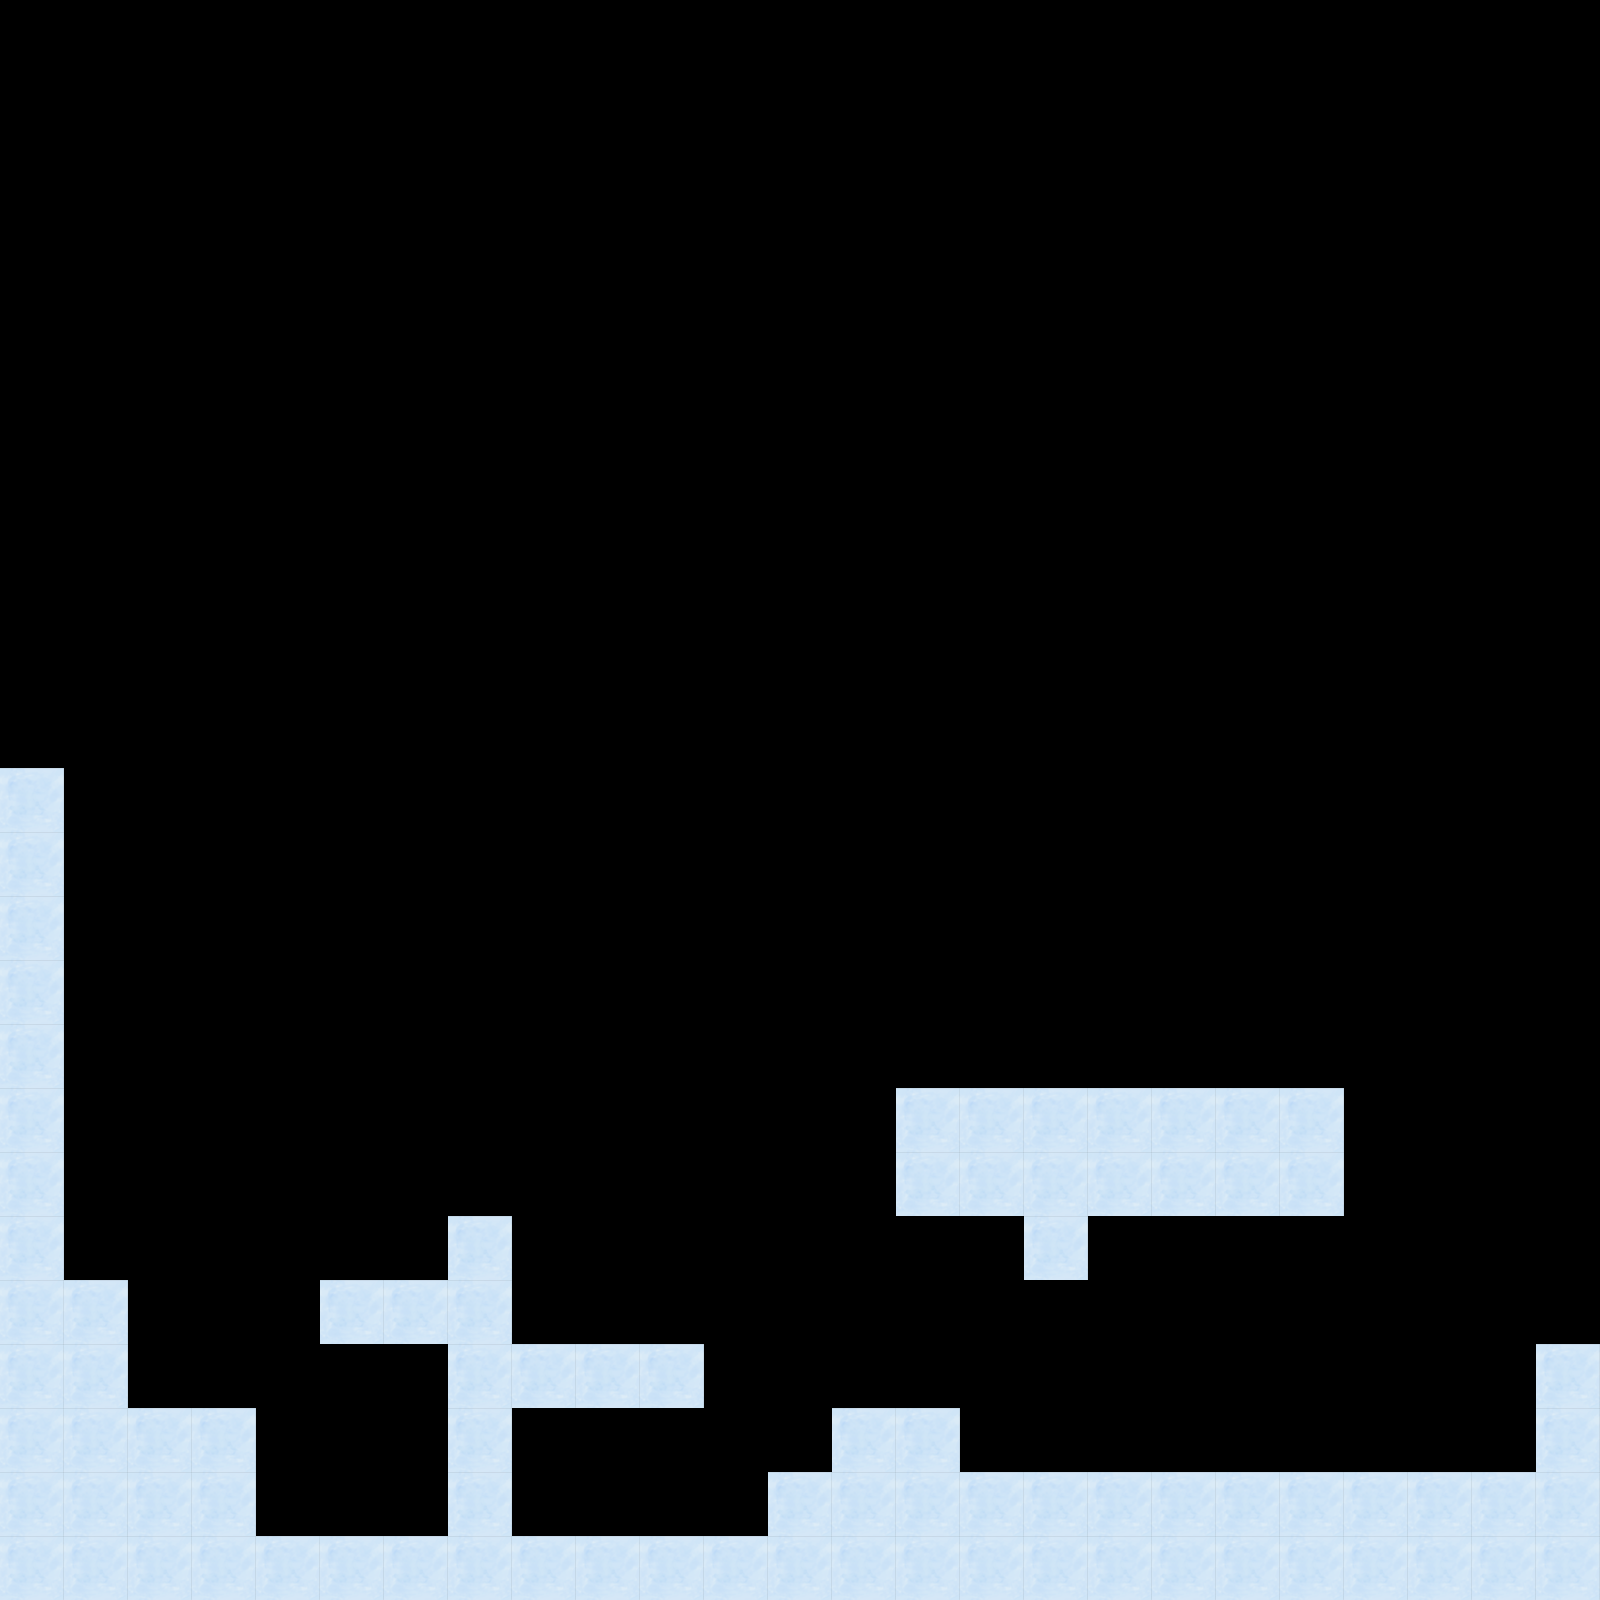

A 2D game scene composited from a Tiled map and its tileset images. What follows is a short description and the map's XML, with every tile layer's data as written:
An orthogonal 25x25 tile map with 64x64 px tiles, 1 tile layer (Tile Layer 1).

<map version="1.0" orientation="orthogonal" renderorder="right-down" width="25" height="25" tilewidth="64" tileheight="64" nextobjectid="1">
 <tileset firstgid="1" name="tileset" tilewidth="64" tileheight="64" tilecount="18" columns="6">
  <image source="../img/tileset.png" width="384" height="192" />
  <tile id="3">
   <properties>
    <property name="Solid" type="bool" value="true" />
   </properties>
  </tile>
  <tile id="9">
   <properties>
    <property name="Solid" type="bool" value="true" />
   </properties>
  </tile>
  <tile id="15">
   <properties>
    <property name="Snow" type="bool" value="true" />
    <property name="Solid" type="bool" value="true" />
   </properties>
  </tile>
 </tileset>
 <layer name="Tile Layer 1" width="25" height="25">
  <data encoding="csv">
0,0,0,0,0,0,0,0,0,0,0,0,0,0,0,0,0,0,0,0,0,0,0,0,0,
0,0,0,0,0,0,0,0,0,0,0,0,0,0,0,0,0,0,0,0,0,0,0,0,0,
0,0,0,0,0,0,0,0,0,0,0,0,0,0,0,0,0,0,0,0,0,0,0,0,0,
0,0,0,0,0,0,0,0,0,0,0,0,0,0,0,0,0,0,0,0,0,0,0,0,0,
0,0,0,0,0,0,0,0,0,0,0,0,0,0,0,0,0,0,0,0,0,0,0,0,0,
0,0,0,0,0,0,0,0,0,0,0,0,0,0,0,0,0,0,0,0,0,0,0,0,0,
0,0,0,0,0,0,0,0,0,0,0,0,0,0,0,0,0,0,0,0,0,0,0,0,0,
0,0,0,0,0,0,0,0,0,0,0,0,0,0,0,0,0,0,0,0,0,0,0,0,0,
0,0,0,0,0,0,0,0,0,0,0,0,0,0,0,0,0,0,0,0,0,0,0,0,0,
0,0,0,0,0,0,0,0,0,0,0,0,0,0,0,0,0,0,0,0,0,0,0,0,0,
0,0,0,0,0,0,0,0,0,0,0,0,0,0,0,0,0,0,0,0,0,0,0,0,0,
0,0,0,0,0,0,0,0,0,0,0,0,0,0,0,0,0,0,0,0,0,0,0,0,0,
4,0,0,0,0,0,0,0,0,0,0,0,0,0,0,0,0,0,0,0,0,0,0,0,0,
4,0,0,0,0,0,0,0,0,0,0,0,0,0,0,0,0,0,0,0,0,0,0,0,0,
4,0,0,0,0,0,0,0,0,0,0,0,0,0,0,0,0,0,0,0,0,0,0,0,0,
4,0,0,0,0,0,0,0,0,0,0,0,0,0,0,0,0,0,0,0,0,0,0,0,0,
4,0,0,0,0,0,0,0,0,0,0,0,0,0,0,0,0,0,0,0,0,0,0,0,0,
4,0,0,0,0,0,0,0,0,0,0,0,0,0,4,4,4,4,4,4,4,0,0,0,0,
4,0,0,0,0,0,0,0,0,0,0,0,0,0,4,4,4,4,4,4,4,0,0,0,0,
4,0,0,0,0,0,0,4,0,0,0,0,0,0,0,0,4,0,0,0,0,0,0,0,0,
4,4,0,0,0,4,4,4,0,0,0,0,0,0,0,0,0,0,0,0,0,0,0,0,0,
4,4,0,0,0,0,0,4,4,4,4,0,0,0,0,0,0,0,0,0,0,0,0,0,4,
4,4,4,4,0,0,0,4,0,0,0,0,0,4,4,0,0,0,0,0,0,0,0,0,4,
4,4,4,4,0,0,0,4,0,0,0,0,4,4,4,4,4,4,4,4,4,4,4,4,4,
4,4,4,4,4,4,4,4,4,4,4,4,4,4,4,4,4,4,4,4,4,4,4,4,4
</data>
 </layer>
</map>
